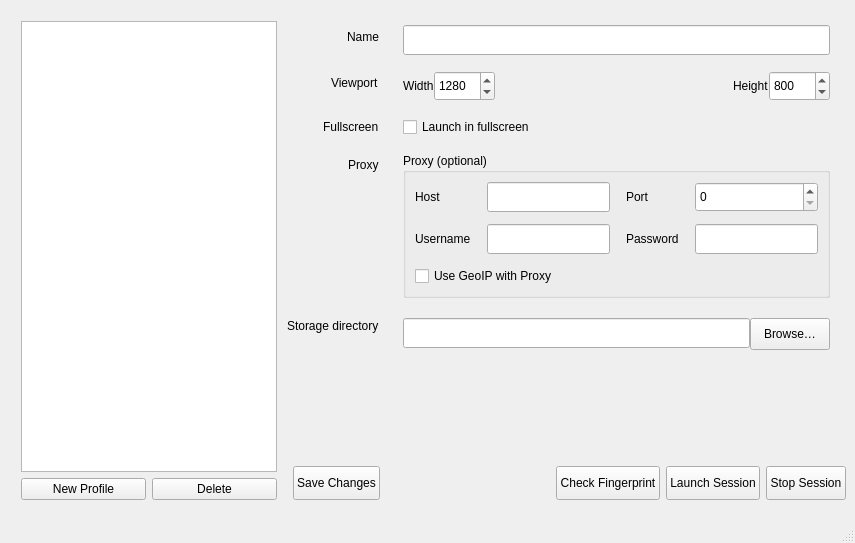
<?xml version="1.0" encoding="UTF-8"?>
<ui version="4.0">
 <class>MainWindow</class>
 <widget class="QMainWindow" name="MainWindow">
  <property name="geometry">
   <rect>
    <x>0</x>
    <y>0</y>
    <width>855</width>
    <height>543</height>
   </rect>
  </property>
  <property name="windowTitle">
   <string>Camoufox Profile Manager</string>
  </property>
  <widget class="QWidget" name="centralwidget">
   <layout class="QHBoxLayout" name="horizontalLayout" stretch="0,1">
    <item>
     <layout class="QVBoxLayout" name="verticalLayoutLeft">
      <property name="leftMargin">
       <number>12</number>
      </property>
      <property name="topMargin">
       <number>12</number>
      </property>
      <property name="bottomMargin">
       <number>12</number>
      </property>
      <item>
       <widget class="QListWidget" name="profileList">
        <property name="sizePolicy">
         <sizepolicy hsizetype="Fixed" vsizetype="Expanding">
          <horstretch>0</horstretch>
          <verstretch>0</verstretch>
         </sizepolicy>
        </property>
        <property name="minimumSize">
         <size>
          <width>240</width>
          <height>0</height>
         </size>
        </property>
       </widget>
      </item>
      <item>
       <layout class="QHBoxLayout" name="hl_listButtons">
        <item>
         <widget class="QPushButton" name="newProfileButton">
          <property name="text">
           <string>New Profile</string>
          </property>
         </widget>
        </item>
        <item>
         <widget class="QPushButton" name="deleteProfileButton">
          <property name="text">
           <string>Delete</string>
          </property>
         </widget>
        </item>
       </layout>
      </item>
     </layout>
    </item>
    <item>
     <layout class="QVBoxLayout" name="verticalLayoutRight">
      <property name="bottomMargin">
       <number>12</number>
      </property>
      <item>
       <layout class="QFormLayout" name="formLayout">
        <property name="labelAlignment">
         <set>Qt::AlignRight|Qt::AlignTrailing|Qt::AlignVCenter</set>
        </property>
        <property name="horizontalSpacing">
         <number>24</number>
        </property>
        <property name="verticalSpacing">
         <number>16</number>
        </property>
        <property name="leftMargin">
         <number>4</number>
        </property>
        <property name="topMargin">
         <number>16</number>
        </property>
        <property name="rightMargin">
         <number>16</number>
        </property>
        <property name="bottomMargin">
         <number>16</number>
        </property>
        <item row="0" column="0">
         <widget class="QLabel" name="labelName">
          <property name="text">
           <string>Name</string>
          </property>
         </widget>
        </item>
        <item row="0" column="1">
         <widget class="QLineEdit" name="nameEdit">
          <property name="minimumSize">
           <size>
            <width>0</width>
            <height>30</height>
           </size>
          </property>
         </widget>
        </item>
        <item row="1" column="0">
         <widget class="QLabel" name="labelViewport">
          <property name="text">
           <string>Viewport</string>
          </property>
         </widget>
        </item>
        <item row="1" column="1">
         <layout class="QHBoxLayout" name="hl_viewport">
          <property name="leftMargin">
           <number>0</number>
          </property>
          <property name="topMargin">
           <number>0</number>
          </property>
          <property name="rightMargin">
           <number>0</number>
          </property>
          <property name="bottomMargin">
           <number>0</number>
          </property>
          <item>
           <widget class="QLabel" name="labelW">
            <property name="text">
             <string>Width</string>
            </property>
           </widget>
          </item>
          <item>
           <widget class="QSpinBox" name="spinW">
            <property name="minimumSize">
             <size>
              <width>0</width>
              <height>30</height>
             </size>
            </property>
            <property name="minimum">
             <number>320</number>
            </property>
            <property name="maximum">
             <number>10000</number>
            </property>
            <property name="value">
             <number>1280</number>
            </property>
           </widget>
          </item>
          <item>
           <spacer name="spacer1">
            <property name="orientation">
             <enum>Qt::Horizontal</enum>
            </property>
            <property name="sizeHint" stdset="0">
             <size>
              <width>12</width>
              <height>20</height>
             </size>
            </property>
           </spacer>
          </item>
          <item>
           <widget class="QLabel" name="labelH">
            <property name="text">
             <string>Height</string>
            </property>
           </widget>
          </item>
          <item>
           <widget class="QSpinBox" name="spinH">
            <property name="minimumSize">
             <size>
              <width>0</width>
              <height>30</height>
             </size>
            </property>
            <property name="minimum">
             <number>320</number>
            </property>
            <property name="maximum">
             <number>10000</number>
            </property>
            <property name="value">
             <number>800</number>
            </property>
           </widget>
          </item>
         </layout>
        </item>
        <item row="2" column="0">
         <widget class="QLabel" name="labelFullscreen">
          <property name="text">
           <string>Fullscreen</string>
          </property>
         </widget>
        </item>
        <item row="2" column="1">
         <widget class="QCheckBox" name="fullscreenCheck">
          <property name="text">
           <string>Launch in fullscreen</string>
          </property>
         </widget>
        </item>
        <item row="3" column="0">
         <widget class="QLabel" name="labelProxy">
          <property name="text">
           <string>Proxy</string>
          </property>
         </widget>
        </item>
        <item row="3" column="1">
         <widget class="QGroupBox" name="proxyGroup">
          <property name="title">
           <string>Proxy (optional)</string>
          </property>
          <layout class="QGridLayout" name="gridLayoutProxy">
           <property name="horizontalSpacing">
            <number>16</number>
           </property>
           <property name="verticalSpacing">
            <number>12</number>
           </property>
           <item row="0" column="0">
            <widget class="QLabel" name="lblHost">
             <property name="text">
              <string>Host</string>
             </property>
            </widget>
           </item>
           <item row="0" column="1">
            <widget class="QLineEdit" name="proxyHostEdit">
             <property name="minimumSize">
              <size>
               <width>0</width>
               <height>30</height>
              </size>
             </property>
            </widget>
           </item>
           <item row="0" column="2">
            <widget class="QLabel" name="lblPort">
             <property name="text">
              <string>Port</string>
             </property>
            </widget>
           </item>
           <item row="0" column="3">
            <widget class="QSpinBox" name="proxyPortSpin">
             <property name="minimumSize">
              <size>
               <width>0</width>
               <height>30</height>
              </size>
             </property>
             <property name="maximum">
              <number>65535</number>
             </property>
            </widget>
           </item>
           <item row="1" column="0">
            <widget class="QLabel" name="lblUser">
             <property name="text">
              <string>Username</string>
             </property>
            </widget>
           </item>
           <item row="1" column="1">
            <widget class="QLineEdit" name="proxyUserEdit">
             <property name="minimumSize">
              <size>
               <width>0</width>
               <height>30</height>
              </size>
             </property>
            </widget>
           </item>
           <item row="1" column="2">
            <widget class="QLabel" name="lblPass">
             <property name="text">
              <string>Password</string>
             </property>
            </widget>
           </item>
           <item row="1" column="3">
            <widget class="QLineEdit" name="proxyPassEdit">
             <property name="minimumSize">
              <size>
               <width>0</width>
               <height>30</height>
              </size>
             </property>
             <property name="echoMode">
              <enum>QLineEdit::Password</enum>
             </property>
            </widget>
           </item>
           <item row="2" column="0" colspan="4">
            <widget class="QCheckBox" name="geoipCheck">
             <property name="text">
              <string>Use GeoIP with Proxy</string>
             </property>
            </widget>
           </item>
          </layout>
         </widget>
        </item>
        <item row="4" column="1">
         <layout class="QHBoxLayout" name="hl_storage">
          <property name="leftMargin">
           <number>0</number>
          </property>
          <property name="topMargin">
           <number>4</number>
          </property>
          <property name="rightMargin">
           <number>0</number>
          </property>
          <property name="bottomMargin">
           <number>8</number>
          </property>
          <item alignment="Qt::AlignTop">
           <widget class="QLineEdit" name="storageEdit">
            <property name="minimumSize">
             <size>
              <width>0</width>
              <height>30</height>
             </size>
            </property>
           </widget>
          </item>
          <item alignment="Qt::AlignTop">
           <widget class="QPushButton" name="browseStorageButton">
            <property name="minimumSize">
             <size>
              <width>0</width>
              <height>32</height>
             </size>
            </property>
            <property name="text">
             <string>Browse…</string>
            </property>
           </widget>
          </item>
         </layout>
        </item>
        <item row="4" column="0">
         <widget class="QLabel" name="labelStorage">
          <property name="text">
           <string>Storage directory</string>
          </property>
         </widget>
        </item>
       </layout>
      </item>
      <item>
       <layout class="QHBoxLayout" name="hl_actions">
        <property name="leftMargin">
         <number>10</number>
        </property>
        <item>
         <widget class="QPushButton" name="saveButton">
          <property name="minimumSize">
           <size>
            <width>0</width>
            <height>34</height>
           </size>
          </property>
          <property name="text">
           <string>Save Changes</string>
          </property>
         </widget>
        </item>
        <item>
         <spacer name="actionSpacer">
          <property name="orientation">
           <enum>Qt::Horizontal</enum>
          </property>
          <property name="sizeHint" stdset="0">
           <size>
            <width>40</width>
            <height>20</height>
           </size>
          </property>
         </spacer>
        </item>
        <item>
         <widget class="QPushButton" name="fingerprintButton">
          <property name="minimumSize">
           <size>
            <width>0</width>
            <height>34</height>
           </size>
          </property>
          <property name="text">
           <string>Check Fingerprint</string>
          </property>
         </widget>
        </item>
        <item>
         <widget class="QPushButton" name="launchButton">
          <property name="minimumSize">
           <size>
            <width>0</width>
            <height>34</height>
           </size>
          </property>
          <property name="text">
           <string>Launch Session</string>
          </property>
         </widget>
        </item>
        <item>
         <widget class="QPushButton" name="stopButton">
          <property name="minimumSize">
           <size>
            <width>0</width>
            <height>34</height>
           </size>
          </property>
          <property name="text">
           <string>Stop Session</string>
          </property>
         </widget>
        </item>
       </layout>
      </item>
     </layout>
    </item>
   </layout>
  </widget>
  <widget class="QStatusBar" name="statusbar"/>
 </widget>
 <resources/>
 <connections/>
</ui>
